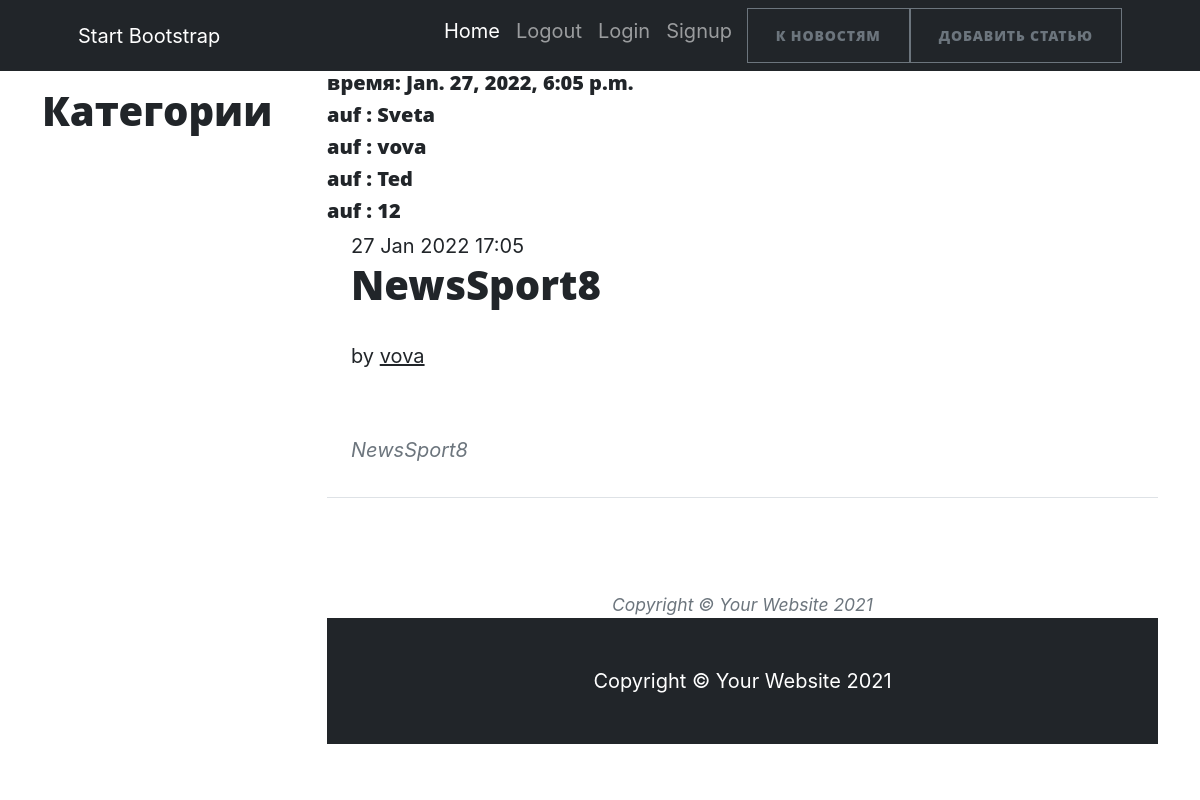
The app's page /123 with its own data.
### news/models.py (models this page shows, shortened)
class Author(models.Model):
    user = models.OneToOneField(User, on_delete=models.CASCADE)
    _rate = models.IntegerField(default=0, db_column='rate')
    subscribers = models.ManyToManyField('Category', through='SubAuthor', verbose_name='Подписка')

class Post(models.Model):
    CONTENT = [("NW", 'news'), ('AR', 'article')]
    title = models.CharField(max_length=128, verbose_name='Название Новости')
    content = models.CharField(max_length=2, blank=True, choices=CONTENT, default="NW", verbose_name="Вид Статьи")
    create = models.DateTimeField(auto_now_add=True, verbose_name='Создана')
    text = models.TextField(blank=True, verbose_name="Текст")
    rate = models.FloatField(default=0)
    author = models.ForeignKey(Author, related_name='author', on_delete=models.CASCADE, verbose_name="Автор")
    category = models.ManyToManyField('Category', through="PostCategory", verbose_name='Категория')
    def __str__(self):
        return f'{self.title}'
    class Meta:
        verbose_name = "Пост"
        verbose_name_plural = "Посты"
        ordering = ['-create']

### news/views.py (the view)
# urls.py: path('<int:pk>', News.as_view(), name="ObjNews.html"),
class News(DetailView):#вывод для одной новости
    model = Post
    template_name = 'ObjNews.html'
    context_object_name = 'piece'
    queryset = Post.objects.all()
    def get_context_data(self, *args, **kwargs):
        context = super().get_context_data(**kwargs)
        context['timenow'] = datetime.now()
        context['auf'] = Author.objects.all()
        return context

### news/templatetags/censor_filters.py (called while the page is built)
@register.filter(name='multiply')
def multiply(value):
    mat = ["дурак", 'невежда', 'редиска']
    c = value.split()
    for i in c:
        if i.lower() in mat:
            raise ValueError(f'Нельзя употреблять это слово {i}')
    else:
        return value

### news/templates/news/ObjNews.html (shortened to what this page needs)
{% extends 'index.html'%}
{% load censor_filters %}
{%block containe%}
<h5>время: {{timenow}}</h5>
{%for i in auf%}
<h5> auf : {{i.user.username}}</h5>
{%endfor%}
<div class="container">
			<div class="row">
				<div class="col-md-7 text-left">
					<div class="display-t">
						<div class="display-tc animate-box" data-animate-effect="fadeInUp">
							<span class="date-post">{{piece.create|date:"d M Y H:i"}}</span>
							<h1 class="mb30"><a href="#">{{piece.title|multiply}}</a></h1>
							<p>by <a href="#" class="text-link">{{piece.author.user.username}}</a></p>
						</div>
					</div>
				</div>
			</div>
		</div>
	<div id="gtco-maine">
		<div class="container">
			<div class="row row-pb-md">
				<div class="col-md-12">
					<article class="mt-negative">
						<div class="text-left content-article">
							<div class="row row-pb-sm">
								<div class="col-md-12 animate-box">
									<blockquote>
										<p>{{piece.text|multiply}}<cite></cite></p>
									</blockquote>
								</div>
							</div>
{%endblock containe%}

### records on screen
Author: user.username "Sveta"
Author: user.username "vova"
Author: user.username "Ted"
Author: user.username "12"
Post: create "27 Jan 2022 17:05", title|multiply "NewsSport8", author.user.username "vova", text|multiply "NewsSport8"

### other values on screen
{{ timenow }} "Jan. 27, 2022, 6:05 p.m."
